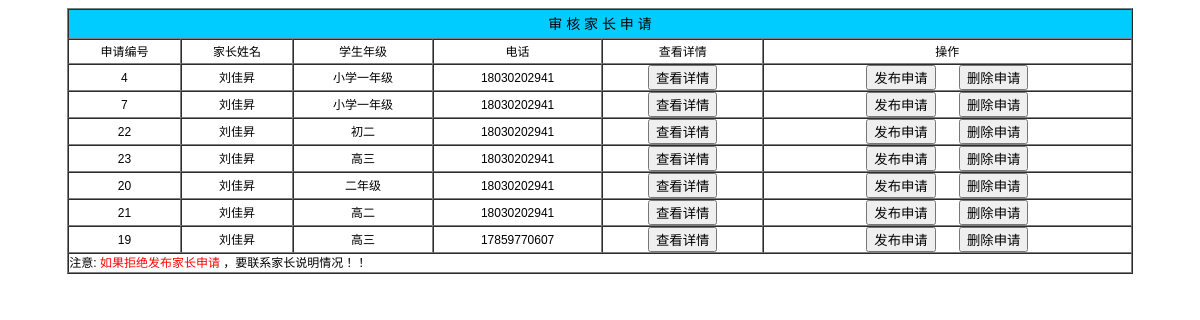
Screenshot of /web/auditparent.php with the database file from the repository.
### tables this page shows
CREATE TABLE `parentapply` (
  `applyID` int(111) NOT NULL AUTO_INCREMENT,
  `parentID` int(111) NOT NULL,
  `grade` varchar(255) NOT NULL,
  `demand` varchar(255) DEFAULT NULL,
  `address` varchar(255) DEFAULT NULL,
  `phone` varchar(255) DEFAULT NULL,
  `subject` varchar(255) DEFAULT NULL,
  `pay` int(111) DEFAULT NULL,
  `ifPass` int(1) DEFAULT NULL COMMENT '是否经过管理员审核，1为通过，0为不通过',
  `ifReserve` int(1) DEFAULT NULL COMMENT '是否可以预约，1为可以预约，0为被人预约',
  PRIMARY KEY (`applyID`)
);

CREATE TABLE `parent` (
  `parentID` int(111) NOT NULL,
  `parentName` varchar(255) DEFAULT NULL,
  `parentUserName` varchar(255) DEFAULT NULL,
  `password` varchar(255) DEFAULT NULL,
  `studentName` varchar(255) DEFAULT NULL,
  `blance` int(255) DEFAULT NULL,
  PRIMARY KEY (`parentID`)
);

### controller/auditparController.php (called while the page is built)
<?php
include("../model/finddata.php");
$a =new finddata();
$result=$a->papply();
?>

### DBhelper/DBhelper.php (called while the page is built, shortened)
<?php
class DBhelper{
    function __construct()
    {
        $this->servername = "localhost";
        $this->username1 = "root";
        $this->password = "";
        $this->dbname = "test";
        $this->conn = new mysqli($this->servername,$this->username1, $this->password,$this->dbname);
    }
}

### model/finddata.php (called while the page is built, shortened)
<?php
require '../DBhelper/DBhelper.php';
class finddata
{
    function connectDB()
    {
        $MyDBhelper = new DBhelper();
        return $MyDBhelper;
    }
    function papply()
{
    $MyDBhelper = $this->connectDB();
    if ($MyDBhelper->conn->connect_error) {
        die("连接失败: " . $MyDBhelper->conn->connect_error);
    } else {
        $sql = "SELECT * FROM parentapply,parent WHERE parent.parentID=parentapply.parentID AND ifpass=0";
        $result = $MyDBhelper->conn->query($sql);
        return $result;
    }
}
}

### web/auditparent.php (the view, shortened to what this page needs)
<html >
<head>
    <link href=../web/css/iknow.css rel=stylesheet type=text/css>
</head>
<body onLoad="myform.xueyuankc.focus()">
<table width="90%"  border="1" align="center" cellpadding="0" cellspacing="0" bordercolorlight="#000000" bordercolordark="">
    <tr>
        <td height="30" colspan="12" align="center" bgcolor="#00CCFF"><font style="font-size:14px">审    核    家    长    申    请</font></td>
    </tr>
    <tr bgcolor="">
        <td align="center"height="25">申请编号</td>
        <td align="center"height="25">家长姓名</td>
        <td align="center">学生年级</td>
        <td align="center">电话</td>
        <td align="center">查看详情</td>
        <td align="center">操作</td>
    </tr>
    <?php
        require '../controller/auditparController.php';
            while ($a=$result->fetch_assoc()){
            echo "
             <tr>
            <td align='center'>".$a['applyID']."</td>
            <td align='center'>".$a['parentName']."</td>
            <td align='center'>".$a['grade']."</td>
            <td align='center'>".$a['phone']."</td>
            <td  align='center'><form action='../controller/test.php' method='post'>
            <input type='submit' value='查看详情' onclick=''>
            <input type='hidden' name='choose' value='".$a['applyID']."'>
            </form></td>
            <td align='center'><form action='../controller/ifassparentController.php' style='display:inline;' method='post'>
            <input type='submit' name='' value='发布申请'>
            <input type='hidden' name='applyid' value=".$a['applyID'].">
            <input type='hidden' name='ifPass' value='1'>
              </form>
             <form action='../controller/ifassparentController.php' style='display:inline;' method='post'>
            <input type='submit' name='' value='删除申请' style='margin-left: 20px' >
            <input type='hidden' name='applyid' value=".$a['applyID'].">
            <input type='hidden' name='ifPass' value='0'>
              </form></td>
        </tr>";
            }
    ?>
    <tr>
        <td colspan="12" bgcolor="">   注意:  <font color=red>如果拒绝发布家长申请</font> ，要联系家长说明情况！！
    </tr>
</table>
</body>
</html>

### web/css/iknow.css (style rules this page uses)
td { font-size: 9pt; line-height: 18px;font-family: "Arial"; }
form { margin:0px; }

### web/auditparent.php (style rules this page uses)
body { background-color:#FFF }

### rows the page displays
parentapply: applyID "4", parentID.parentName "刘佳昇", grade "小学一年级", phone "18030202941"
parentapply: applyID "7", parentID.parentName "刘佳昇", grade "小学一年级", phone "18030202941"
parentapply: applyID "22", parentID.parentName "刘佳昇", grade "初二", phone "18030202941"
parentapply: applyID "23", parentID.parentName "刘佳昇", grade "高三", phone "18030202941"
parentapply: applyID "20", parentID.parentName "刘佳昇", grade "二年级", phone "18030202941"
parentapply: applyID "21", parentID.parentName "刘佳昇", grade "高二", phone "18030202941"
parentapply: applyID "19", parentID.parentName "刘佳昇", grade "高三", phone "17859770607"
